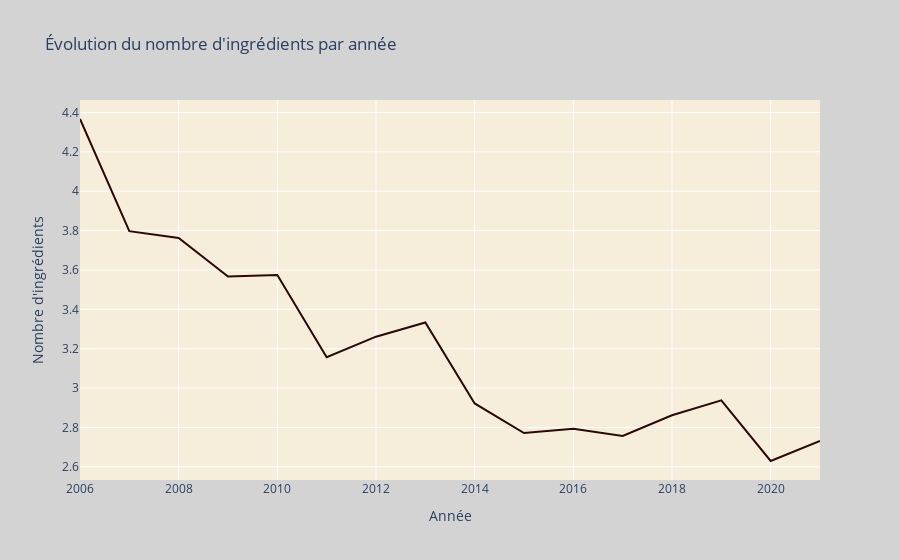

The code cell stored with this chart in its notebook:
### Markdown cell above
Nous allons étudier l'évolution du nombre d'ingrédients par chocolat en fonction du temps (années).

### Code cell
# Grouper par année ('review_date') et calculer la moyenne du nombre d'ingrédients et la moyenne des notes
average_values_per_year = data_cleaned2.groupby('review_date').agg({'Num_Ingredients': 'mean', 'rating': 'mean'}).reset_index()

# Renommer les colonnes pour plus de clarté
average_values_per_year.rename(columns={'Num_Ingredients': 'Average_Ingredients', 'rating': 'Average_Rating'}, inplace=True)

# Créer un graphique linéaire pour visualiser l'évolution du nombre d'ingrédients par année
fig = px.line(average_values_per_year, x='review_date', y='Average_Ingredients', title='Évolution du nombre d\'ingrédients par année',
              labels={'review_date': 'Année', 'Average_Ingredients': 'Nombre d\'ingrédients'},color_discrete_sequence=['#2b0808'])

fig.update_layout(plot_bgcolor='#f6eddb', paper_bgcolor='lightgray')
fig.show()

### Figure 1 — Plotly figure (JSON) as saved in the notebook; plotly's stock layout.template omitted (floating-point values rounded to 4 significant figures)
{"data": [{"hovertemplate": "Année=%{x}<br>Nombre d'ingrédients=%{y}<extra></extra>", "legendgroup": "", "line": {"color": "#2b0808", "dash": "solid"}, "marker": {"symbol": "circle"}, "mode": "lines", "name": "", "orientation": "v", "showlegend": false, "type": "scatter", "x": [2006, 2007, 2008, 2009, 2010, 2011, 2012, 2013, 2014, 2015, 2016, 2017, 2018, 2019, 2020, 2021], "xaxis": "x", "y": [4.367, 3.797, 3.762, 3.566, 3.574, 3.157, 3.261, 3.333, 2.922, 2.771, 2.793, 2.757, 2.862, 2.938, 2.63, 2.731], "yaxis": "y"}], "layout": {"legend": {"tracegroupgap": 0}, "paper_bgcolor": "lightgray", "plot_bgcolor": "#f6eddb", "title": {"text": "Évolution du nombre d'ingrédients par année"}, "xaxis": {"anchor": "y", "domain": [0, 1], "title": {"text": "Année"}}, "yaxis": {"anchor": "x", "domain": [0, 1], "title": {"text": "Nombre d'ingrédients"}}}}
